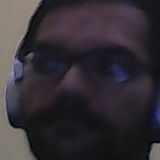
#> input picture test.jpg, 160 x 160 px; its folder holds only this picture in this run
$ python Face_crop.py
#> lines starting #> are read from the running program, lines starting #| are printed output that depends on the picture
import cv2
import glob

images = glob.glob("*.jpg")

for image in images:
    facedata = "haarcascade_frontalface_alt.xml"
    casecade = cv2.CascadeClassifier(facedata)
    img = cv2.imread(image,0)
#> img: shape (160, 160); min 0, max 155, mean 49.2

    re=cv2.resize(img,(int(img.shape[1]),int(img.shape[0])))
    faces = casecade.detectMultiScale(re)
#> faces = [[8, 7, 143, 143]]

    for f in faces:
        x,y,w,h = [v for v in f]
        Rect = cv2.rectangle(img, (x, y), (x + w, y + h), (0, 255, 0), 2)

        sub_face = img[y:y+h,x:x+w]

        f_name = image.split('/')
        f_name = f_name[-1]
        cv2.imshow("Checking",sub_face)
        import time
        time.sleep(10)
        cv2.waitKey(500)
        #cv2.destroyWindow()

        cv2.imwrite("resized_"+image,sub_face)
#> this loop made 1 pass
#> pass 1, `Rect = cv2.rectangle(img, (x, y), (x + w, y + h), (0, 255, 0), 2)`:
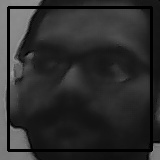
#> Rect: shape (160, 160); min 0, max 155, mean 45.2
#> pass 1, `sub_face = img[y:y+h,x:x+w]`:
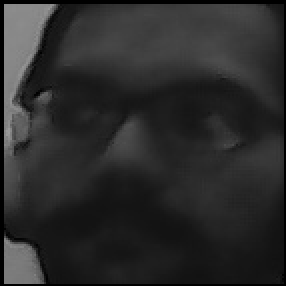
#> sub_face: shape (143, 143) (shown 2 times larger); min 0, max 155, mean 42.7
